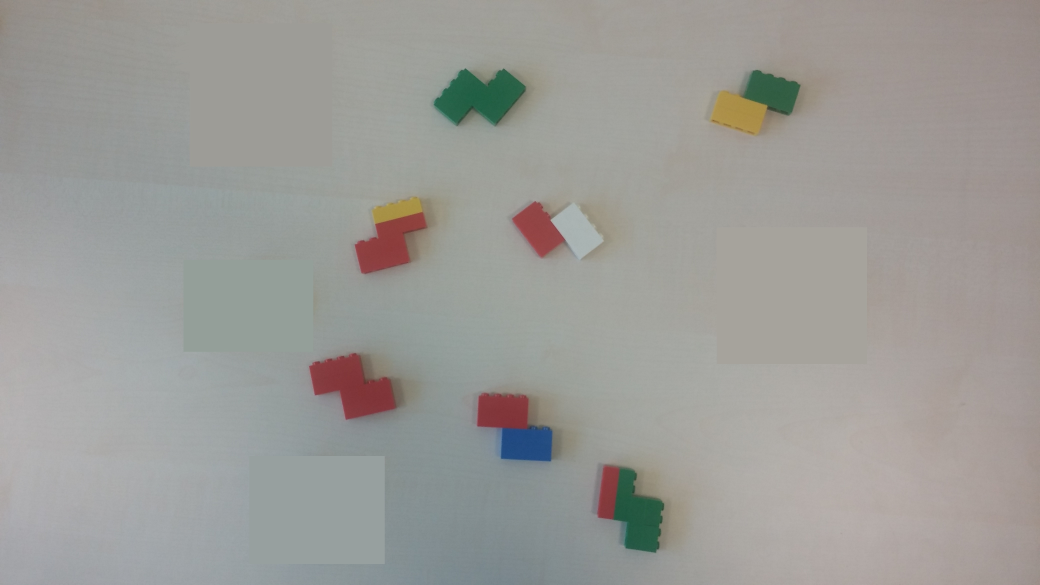
#> input picture pictures/project/sample/img_003.jpg, 4160 x 2340 px, given in place of img_001.jpg, which was not available (shown at 1/4 size); the run also reads 1 picture not shown here
$ python projektas.py
#> lines starting #> are read from the running program, lines starting #| are printed output that depends on the picture; after the words box and inside, x2 and y2 are one past the last pixel; in counts of white or black regions, pixels touching at a corner belong together; pictures that were not available may be replaced by others from this repository, and a replacement may not be noted
#> further down, sample is the input picture: shape (2340, 4160, 3); mean B, G, R 151.4, 155.2, 156
import cv2
import numpy as np
from skimage import measure
import sys


# [28 lines left out: functions centroid_histogram, plot_colors, not called in this run]


# [31 lines of commented-out code are left out]


def big_boy_func(x):
    pass


# [197 lines left out: functions concept2, extract_legos, exclude_table, concept3, trackbars, not called in this run]


def concept4(resized_img):
    # original_img = cv2.imread(r'pictures/project/img_005.jpg')
    # resized_img = cv2.resize(original_img, (0, 0), fx=0.2, fy=0.2)
    # cv2.imshow('resized', resized_img)

    median = cv2.medianBlur(resized_img, 9)
    # cv2.imshow('median', median)

    # trackbars(median)

    canny = cv2.Canny(median, 10, 59, cv2.THRESH_OTSU)
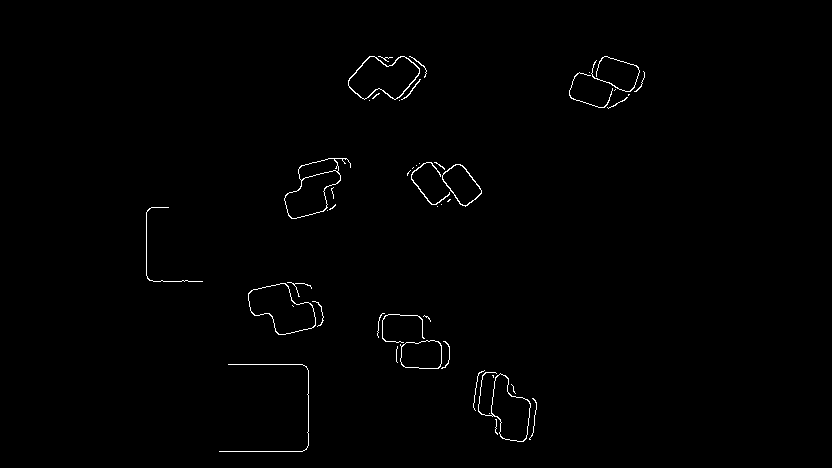
#> canny: shape (468, 832); 0.71% white in thin lines or dots, all inside (x1, y1, x2, y2) = (146, 56, 645, 452)
    # cv2.imshow('canny', canny)

    dilate_kernel = np.ones((5, 5))
    dilate_contours = cv2.morphologyEx(canny, cv2.MORPH_DILATE, dilate_kernel, iterations=2)
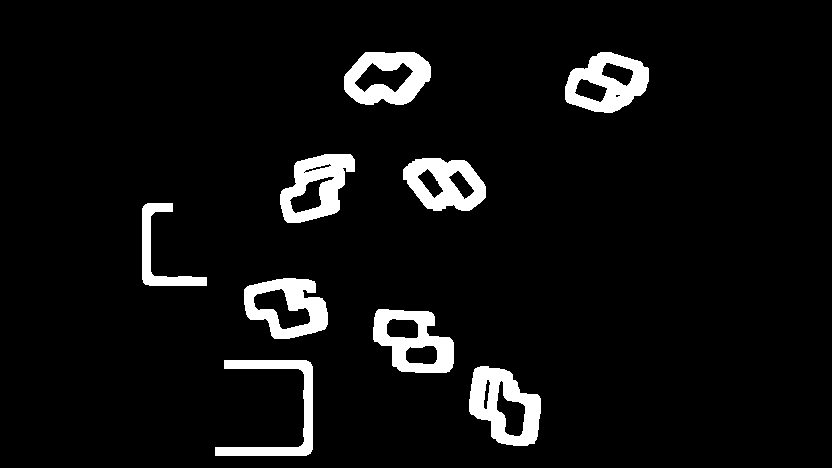
#> dilate_contours: shape (468, 832); 6.1% white; 9 white regions
    # cv2.imshow('dilate contours', dilate_contours)

    contours, hierarchy = cv2.findContours(dilate_contours, cv2.RETR_EXTERNAL, cv2.CHAIN_APPROX_SIMPLE)
#> contours = 9 contours; largest, box (x1, y1, x2, y2) and area: (469, 366, 541, 446) 3952, (244, 278, 328, 339) 3718, (373, 309, 454, 373) 3692, (344, 52, 431, 105) 3631, (565, 52, 649, 113) 3628
    drawn_contours = cv2.drawContours(resized_img.copy(), contours, -1, (255, 255, 255), -1)
    # cv2.imshow('contours', drawn_contours)

    # thresh_drawn_contours = cv2.threshold(drawn_contours.copy(), 250, 255, cv2.THRESH_BINARY)[1]
    # cv2.imshow('thresh contours', thresh_drawn_contours)

    erode_kernel = np.ones((5, 5), dtype='uint8')
    erode_thresh = cv2.morphologyEx(drawn_contours, cv2.MORPH_ERODE, erode_kernel, iterations=2)
    # cv2.imshow('erode', erode_thresh)

    img_to_clear = cv2.cvtColor(erode_thresh.copy(), cv2.COLOR_BGR2GRAY)
    img_to_clear = cv2.threshold(img_to_clear, 200, 255, cv2.THRESH_BINARY)[1]
#> img_to_clear: shape (468, 832); 4.8% white; 9 white regions, largest, box (x1, y1, x2, y2) and area: (473, 370, 537, 442) 2926, (377, 313, 450, 369) 2666, (569, 56, 645, 109) 2635

    labels = measure.label(img_to_clear, connectivity=2, background=0)
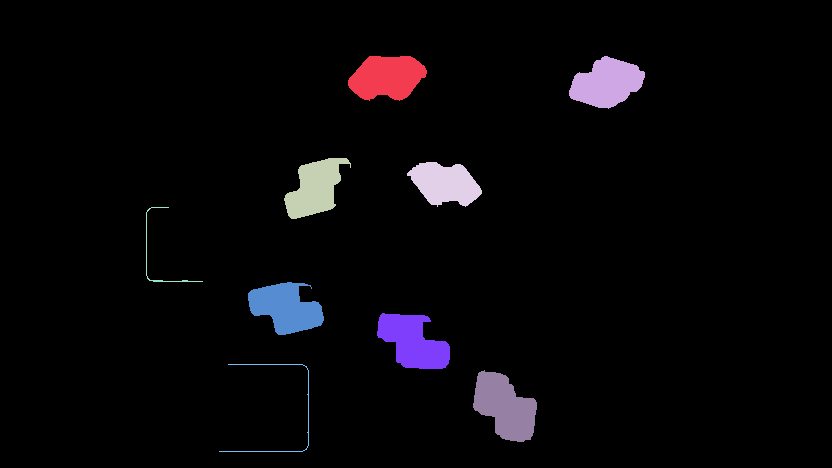
#> labels: shape (468, 832) int64; 10 distinct labels, from 0 to 9; one colour per label, 0 black
    mask = np.zeros(img_to_clear.shape, dtype="uint8")

    # loop over the unique components
    for label in np.unique(labels):
        # if this is the background label, ignore it
        if label == 0:
            continue
        # otherwise, construct the label mask and count the
        # number of pixels
        label_mask = np.zeros(img_to_clear.shape, dtype="uint8")
        label_mask[labels == label] = 255
        num_pixels = cv2.countNonZero(label_mask)
        # if the number of pixels in the component is sufficiently
        # large, then add it to our mask of "legos"
        if num_pixels > 600:
            mask = cv2.add(mask, label_mask)
#> this loop made 10 passes
#> num_pixels on passes 2 to 10: 2625, 2635, 2369, 2263, 165, 2613, 2666, 251, 2926
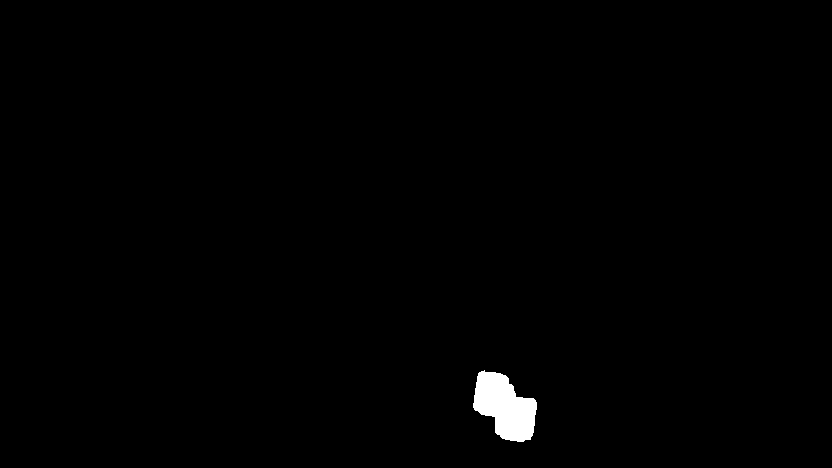
#> label_mask: shape (468, 832); 0.75% white; 1 white region, box (x1, y1, x2, y2) and area: (473, 370, 537, 442) 2926
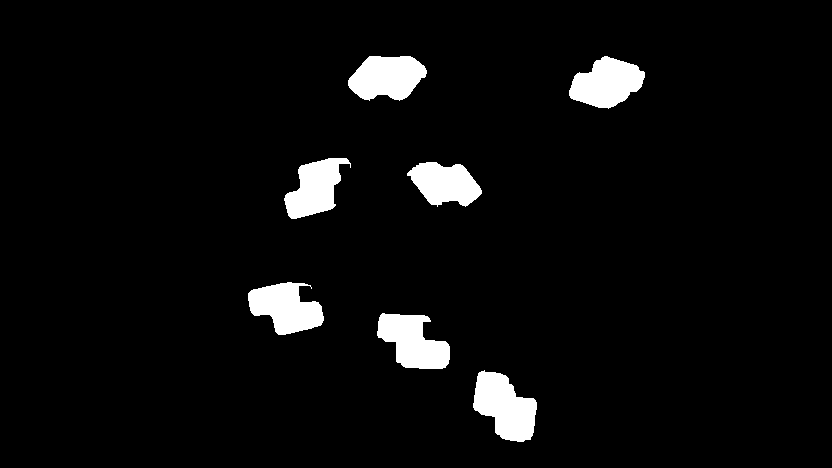
#> mask: shape (468, 832); 4.6% white; 7 white regions, largest, box (x1, y1, x2, y2) and area: (473, 370, 537, 442) 2926, (377, 313, 450, 369) 2666, (569, 56, 645, 109) 2635

    almost_only_legos = cv2.bitwise_and(resized_img, resized_img, mask=mask)
    # cv2.imshow('almost extracted legos', almost_only_legos)

    # exclude table option
    almost_only_legos_hsv = cv2.cvtColor(almost_only_legos.copy(), cv2.COLOR_BGR2HSV)
#> almost_only_legos_hsv: shape (468, 832, 3); mean H, S, V 3.6, 5.3, 6
    erode_kernel_for_colors = np.ones([3, 3])
    # white
    white_lower = np.array([0, 0, 161])
    white_upper = np.array([179, 40, 215])

    white = cv2.inRange(almost_only_legos_hsv, white_lower, white_upper)
#> white: shape (468, 832); 0.24% white; 1 white region, box (x1, y1, x2, y2) and area: (441, 164, 482, 207) 952
    white = cv2.dilate(white, erode_kernel_for_colors)
#> white: shape (468, 832); 0.29% white; 1 white region, box (x1, y1, x2, y2) and area: (440, 163, 483, 208) 1124
    # join = cv2.bitwise_and(almost_only_legos, almost_only_legos, mask=white)
    # cv2.imshow('only white', join)

    # red
    red_low_lower = np.array([0, 60, 65])
    red_low_upper = np.array([10, 255, 255])
    red_up_lower = np.array([160, 80, 85])
    red_up_upper = np.array([179, 255, 255])

    red_low_mask = cv2.inRange(almost_only_legos_hsv, red_low_lower, red_low_upper)
#> red_low_mask: shape (468, 832); 0.68% white; 38 white regions (29 under 20 px), largest, box (x1, y1, x2, y2) and area: (286, 170, 341, 217) 1303, (411, 162, 451, 205) 762, (286, 284, 317, 327) 179
    red_up_mask = cv2.inRange(almost_only_legos_hsv, red_up_lower, red_up_upper)
#> red_up_mask: shape (468, 832); 0.95% white; 28 white regions (22 under 20 px), largest, box (x1, y1, x2, y2) and area: (248, 283, 316, 335) 1838, (382, 315, 422, 343) 997, (478, 373, 495, 415) 369, (284, 192, 309, 219) 190, (410, 167, 440, 205) 151, (437, 174, 452, 193) 47

    red_mask = red_low_mask + red_up_mask
#> red_mask: shape (468, 832); 1.6% white; 5 white regions, box (x1, y1, x2, y2) and area: (248, 283, 317, 335) 2168, (284, 170, 341, 219) 1555, (382, 314, 424, 343) 1082, (410, 162, 452, 205) 1000, (478, 372, 496, 415) 548
    red = cv2.dilate(red_mask, erode_kernel_for_colors)
#> red: shape (468, 832); 1.9% white; 5 white regions, box (x1, y1, x2, y2) and area: (247, 282, 318, 336) 2427, (283, 169, 342, 220) 1790, (381, 313, 425, 344) 1232, (409, 161, 453, 206) 1174, (477, 371, 497, 416) 674
    # cv2.imshow('red', red)

    # yellow
    yellow_lower = np.array([20, 100, 90])
    yellow_upper = np.array([35, 255, 255])

    yellow_mask = cv2.inRange(almost_only_legos_hsv, yellow_lower, yellow_upper)
#> yellow_mask: shape (468, 832); 0.38% white; 3 white regions (1 under 20 px), largest, box (x1, y1, x2, y2) and area: (569, 73, 614, 108) 1014, (298, 158, 338, 178) 461
    yellow = cv2.dilate(yellow_mask, erode_kernel_for_colors)
#> yellow: shape (468, 832); 0.46% white; 2 white regions, box (x1, y1, x2, y2) and area: (568, 72, 615, 109) 1198, (297, 157, 339, 179) 590
    # yellow = cv2.bitwise_and(almost_only_legos, almost_only_legos, mask=yellow_mask)
    # cv2.imshow('yellow', yellow)

    # green
    green_lower = np.array([60, 50, 25])
    green_upper = np.array([90, 255, 255])

    green_mask = cv2.inRange(almost_only_legos_hsv, green_lower, green_upper)
#> green_mask: shape (468, 832); 1.2% white; 3 white regions, box (x1, y1, x2, y2) and area: (348, 56, 420, 100) 2052, (491, 375, 531, 442) 1665, (595, 56, 639, 92) 974
    green = cv2.dilate(green_mask, erode_kernel_for_colors)
#> green: shape (468, 832); 1.4% white; 3 white regions, box (x1, y1, x2, y2) and area: (347, 55, 421, 101) 2335, (490, 374, 532, 443) 1902, (594, 55, 640, 93) 1139
    # green = cv2.bitwise_and(almost_only_legos, almost_only_legos, mask=green_mask)
    # cv2.imshow('green', green)

    # blue
    blue_lower = np.array([90, 50, 25])
    blue_upper = np.array([130, 255, 255])

    blue_mask = cv2.inRange(almost_only_legos_hsv, blue_lower, blue_upper)
#> blue_mask: shape (468, 832); 0.3% white; 4 white regions (2 under 20 px), largest, box (x1, y1, x2, y2) and area: (396, 341, 442, 369) 1148, (497, 418, 500, 429) 22
    blue = cv2.dilate(blue_mask, erode_kernel_for_colors)
#> blue: shape (468, 832); 0.35% white; 2 white regions, box (x1, y1, x2, y2) and area: (395, 340, 443, 370) 1304, (496, 417, 501, 434) 68
    # blue = cv2.bitwise_and(almost_only_legos, almost_only_legos, mask=blue_mask)
    # cv2.imshow('blue', blue)

    all_colors = white + yellow + red + green + blue
    joined_colors = cv2.bitwise_and(almost_only_legos, almost_only_legos, mask=all_colors)
    # cv2.imshow('fully extracted legos', joined_colors)

    '''more cutting'''
    thresh_only_legos = cv2.threshold(joined_colors, 1, 255, cv2.THRESH_BINARY)[1]
#> thresh_only_legos: shape (468, 832, 3); 4.1% white; 7 white regions, largest, box (x1, y1, x2, y2) and area: (477, 371, 532, 442) 2450, (381, 314, 443, 369) 2377, (248, 283, 318, 335) 2296

    erode_kernel = np.ones(3)
    erode_thresh_only_legos = cv2.morphologyEx(thresh_only_legos, cv2.MORPH_ERODE, erode_kernel, iterations=4)
#> erode_thresh_only_legos: shape (468, 832, 3); 3.1% white; 7 white regions, largest, box (x1, y1, x2, y2) and area: (478, 375, 531, 438) 1982, (381, 318, 443, 365) 1872, (249, 287, 318, 331) 1736

    joined_colors_eroded = cv2.bitwise_and(almost_only_legos, almost_only_legos, mask=erode_thresh_only_legos[:, :, 0])
    cv2.imshow('eroded', joined_colors_eroded)

    cv2.waitKey()

    return joined_colors_eroded, all_colors


def get_sample_contours(img):
    gray = cv2.cvtColor(img, cv2.COLOR_BGR2GRAY)
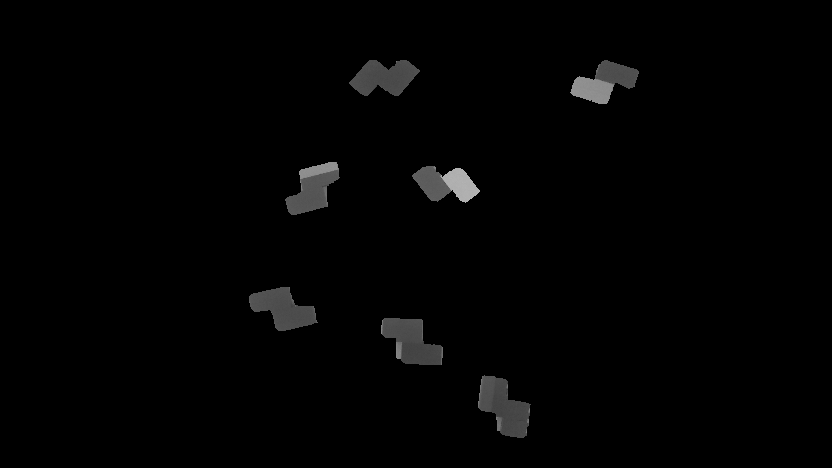
#> gray: shape (468, 832); min 0, max 180, mean 2.9
    # cv2.imshow('gray', gray)

    thresh = cv2.threshold(gray, 50, 255, cv2.THRESH_BINARY)[1]
#> thresh: shape (468, 832); 3.1% white; 7 white regions
    # cv2.imshow('thresh', thresh)

    contours, hierarchy = cv2.findContours(thresh, cv2.RETR_EXTERNAL, cv2.CHAIN_APPROX_NONE)
#> contours = 7 contours; box (x1, y1, x2, y2) and area: (478, 375, 531, 438) 1885, (381, 318, 443, 365) 1775, (249, 287, 318, 331) 1644, (285, 162, 340, 215) 1587, (349, 60, 420, 96) 1570, (570, 60, 639, 104) 1556, (412, 166, 480, 203) 1471
    important_cnts = []
    for cnt in contours:
        if cv2.contourArea(cnt) < 1000:
            continue

        # epsilon = 0.025 * cv2.arcLength(cnt, True)
        # approx = cv2.approxPolyDP(cnt, epsilon, True)

        # first_cnts = cv2.drawContours(img.copy(), cnt, -1, (255, 255, 255), thickness=3)
        second_cnts = cv2.drawContours(img.copy(), [cnt], -1, (255, 255, 255), thickness=1)
        #
        # cv2.imshow('original', first_cnts)
        cv2.imshow('second', second_cnts)

        important_cnts.append(cnt)

        cv2.waitKey()
#> this loop made 7 passes
#> after the loop, important_cnts has the same summary as contours

    return important_cnts


# [120 lines left out: functions match_blocks, clustering, not called in this run]


if __name__ == "__main__":
    # [9 lines of commented-out code are left out]

    sample_contours = []
    test_contours = []

    # [15 lines of commented-out code are left out]
    for i in range(5):
        sample = cv2.imread(f'pictures/project/sample/img_{i + 1:03}.jpg')
        resized_sample = cv2.resize(sample, (0, 0), fx=0.2, fy=0.2)

        extracted_blocks, _ = concept4(resized_sample)
        sample_contours.append(get_sample_contours(extracted_blocks))
        cv2.drawContours(resized_sample, sample_contours[i], -1, (0, 0, 255), 13)
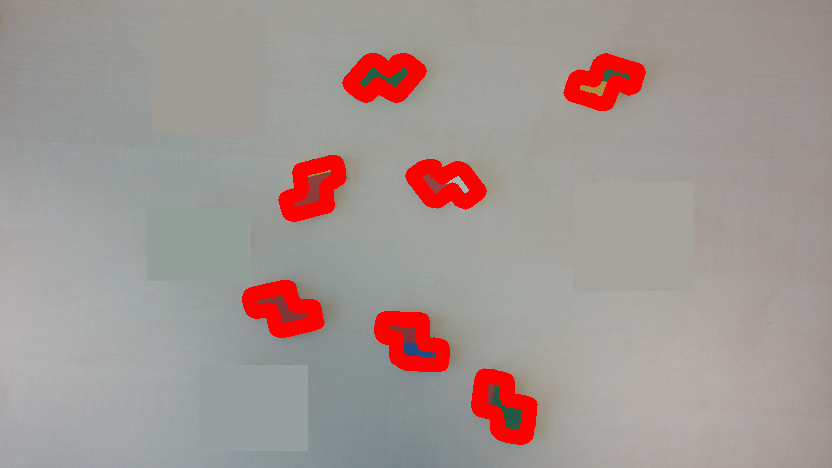
#> resized_sample: shape (468, 832, 3); mean B, G, R 146.6, 149.9, 162.7
#> (the run stopped early here; a loop or call above may not have finished)
